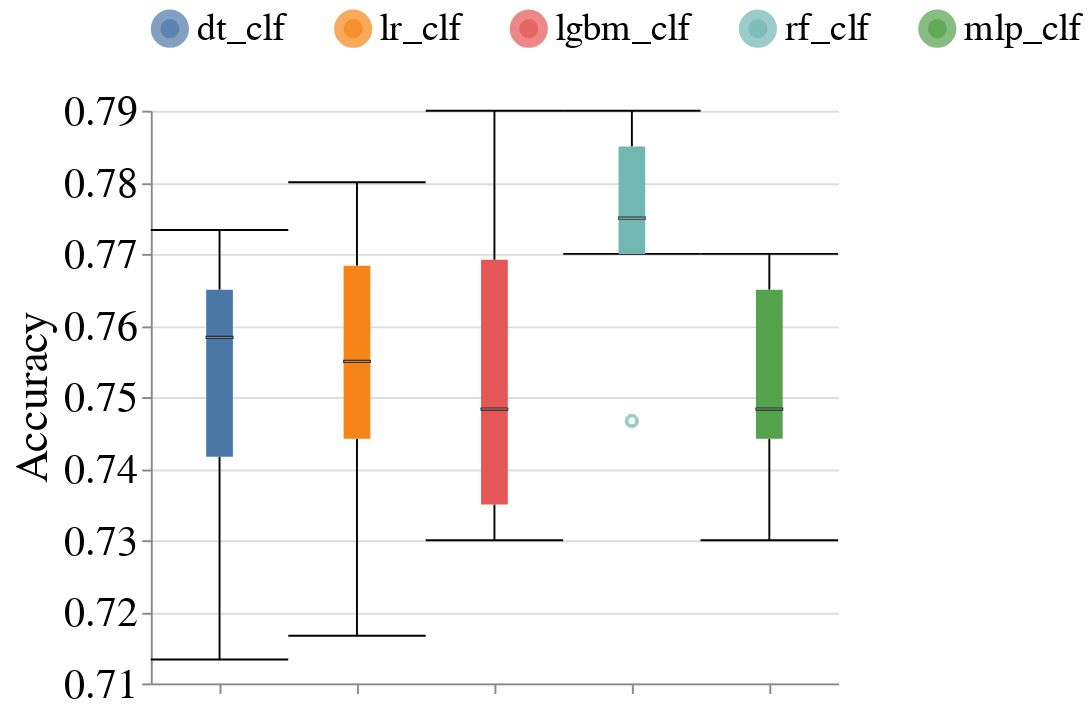

The cell this chart's notebook holds for it:
### Markdown cell above
### Overall Metrics

### Code cell
create_box_plots_for_diff_baseline_models(dataset_name=DATASET_NAME,
                                          metric_name='Accuracy',
                                          db_client=db_client)

### Figure 1 — Vega-Lite specification as saved in the notebook (floating-point values rounded to 4 significant figures)
{"config": {"view": {"continuousWidth": 400, "continuousHeight": 300, "stroke": null}, "axis": {"labelFontSize": 22, "labelFontWeight": "normal", "titleFontSize": 24, "titleFontWeight": "normal"}, "facet": {"spacing": 10}, "header": {"labelFontSize": 20, "labelOrient": "bottom", "labelPadding": 5, "titleFontSize": 20}, "legend": {"columns": 5, "direction": "horizontal", "labelFontSize": 20, "labelLimit": 400, "orient": "top", "symbolStrokeWidth": 10, "titleAnchor": "middle", "titleFontSize": 22, "titleLimit": 300}, "title": {"fontSize": 20}}, "data": {"name": "data-6c14ed5cd54f5e1f889b766d08db7643"}, "mark": {"type": "boxplot", "median": {"stroke": "black", "strokeWidth": 0.7}, "ticks": true}, "encoding": {"color": {"field": "Model_Name", "sort": ["dt_clf", "lr_clf", "lgbm_clf", "rf_clf", "mlp_clf"], "title": null, "type": "nominal"}, "x": {"axis": {"labels": false}, "field": "Model_Name", "sort": ["dt_clf", "lr_clf", "lgbm_clf", "rf_clf", "mlp_clf"], "title": null, "type": "nominal"}, "y": {"field": "Metric_Value", "scale": {"zero": false}, "title": "Accuracy", "type": "quantitative"}}, "width": 360, "$schema": "https://vega.github.io/schema/vega-lite/v4.17.0.json", "datasets": {"data-6c14ed5cd54f5e1f889b766d08db7643": [{"Dataset_Name": "german", "Null_Imputer_Name": "baseline", "Virny_Random_State": 100, "Model_Name": "dt_clf", "Subgroup": "overall", "Metric": "Accuracy", "Metric_Value": 0.7133}, {"Dataset_Name": "german", "Null_Imputer_Name": "baseline", "Virny_Random_State": 100, "Model_Name": "lr_clf", "Subgroup": "overall", "Metric": "Accuracy", "Metric_Value": 0.7167}, {"Dataset_Name": "german", "Null_Imputer_Name": "baseline", "Virny_Random_State": 200, "Model_Name": "lr_clf", "Subgroup": "overall", "Metric": "Accuracy", "Metric_Value": 0.7633}, {"Dataset_Name": "german", "Null_Imputer_Name": "baseline", "Virny_Random_State": 300, "Model_Name": "dt_clf", "Subgroup": "overall", "Metric": "Accuracy", "Metric_Value": 0.7733}, {"Dataset_Name": "german", "Null_Imputer_Name": "baseline", "Virny_Random_State": 200, "Model_Name": "dt_clf", "Subgroup": "overall", "Metric": "Accuracy", "Metric_Value": 0.7567}, {"Dataset_Name": "german", "Null_Imputer_Name": "baseline", "Virny_Random_State": 300, "Model_Name": "lr_clf", "Subgroup": "overall", "Metric": "Accuracy", "Metric_Value": 0.78}, {"Dataset_Name": "german", "Null_Imputer_Name": "baseline", "Virny_Random_State": 500, "Model_Name": "dt_clf", "Subgroup": "overall", "Metric": "Accuracy", "Metric_Value": 0.7367}, {"Dataset_Name": "german", "Null_Imputer_Name": "baseline", "Virny_Random_State": 400, "Model_Name": "dt_clf", "Subgroup": "overall", "Metric": "Accuracy", "Metric_Value": 0.7667}, {"Dataset_Name": "german", "Null_Imputer_Name": "baseline", "Virny_Random_State": 400, "Model_Name": "lr_clf", "Subgroup": "overall", "Metric": "Accuracy", "Metric_Value": 0.7433}, {"Dataset_Name": "german", "Null_Imputer_Name": "baseline", "Virny_Random_State": 600, "Model_Name": "dt_clf", "Subgroup": "overall", "Metric": "Accuracy", "Metric_Value": 0.76}, {"Dataset_Name": "german", "Null_Imputer_Name": "baseline", "Virny_Random_State": 500, "Model_Name": "lr_clf", "Subgroup": "overall", "Metric": "Accuracy", "Metric_Value": 0.7467}, {"Dataset_Name": "german", "Null_Imputer_Name": "baseline", "Virny_Random_State": 600, "Model_Name": "lr_clf", "Subgroup": "overall", "Metric": "Accuracy", "Metric_Value": 0.77}, {"Dataset_Name": "german", "Null_Imputer_Name": "baseline", "Virny_Random_State": 100, "Model_Name": "rf_clf", "Subgroup": "overall", "Metric": "Accuracy", "Metric_Value": 0.77}, {"Dataset_Name": "german", "Null_Imputer_Name": "baseline", "Virny_Random_State": 300, "Model_Name": "mlp_clf", "Subgroup": "overall", "Metric": "Accuracy", "Metric_Value": 0.77}, {"Dataset_Name": "german", "Null_Imputer_Name": "baseline", "Virny_Random_State": 200, "Model_Name": "rf_clf", "Subgroup": "overall", "Metric": "Accuracy", "Metric_Value": 0.78}, {"Dataset_Name": "german", "Null_Imputer_Name": "baseline", "Virny_Random_State": 400, "Model_Name": "mlp_clf", "Subgroup": "overall", "Metric": "Accuracy", "Metric_Value": 0.7433}, {"Dataset_Name": "german", "Null_Imputer_Name": "baseline", "Virny_Random_State": 300, "Model_Name": "rf_clf", "Subgroup": "overall", "Metric": "Accuracy", "Metric_Value": 0.7867}, {"Dataset_Name": "german", "Null_Imputer_Name": "baseline", "Virny_Random_State": 400, "Model_Name": "rf_clf", "Subgroup": "overall", "Metric": "Accuracy", "Metric_Value": 0.7467}, {"Dataset_Name": "german", "Null_Imputer_Name": "baseline", "Virny_Random_State": 100, "Model_Name": "mlp_clf", "Subgroup": "overall", "Metric": "Accuracy", "Metric_Value": 0.73}, {"Dataset_Name": "german", "Null_Imputer_Name": "baseline", "Virny_Random_State": 500, "Model_Name": "mlp_clf", "Subgroup": "overall", "Metric": "Accuracy", "Metric_Value": 0.75}, {"Dataset_Name": "german", "Null_Imputer_Name": "baseline", "Virny_Random_State": 500, "Model_Name": "rf_clf", "Subgroup": "overall", "Metric": "Accuracy", "Metric_Value": 0.77}, {"Dataset_Name": "german", "Null_Imputer_Name": "baseline", "Virny_Random_State": 600, "Model_Name": "rf_clf", "Subgroup": "overall", "Metric": "Accuracy", "Metric_Value": 0.79}, {"Dataset_Name": "german", "Null_Imputer_Name": "baseline", "Virny_Random_State": 200, "Model_Name": "mlp_clf", "Subgroup": "overall", "Metric": "Accuracy", "Metric_Value": 0.7467}, {"Dataset_Name": "german", "Null_Imputer_Name": "baseline", "Virny_Random_State": 600, "Model_Name": "mlp_clf", "Subgroup": "overall", "Metric": "Accuracy", "Metric_Value": 0.77}, {"Dataset_Name": "german", "Null_Imputer_Name": "baseline", "Virny_Random_State": 300, "Model_Name": "lgbm_clf", "Subgroup": "overall", "Metric": "Accuracy", "Metric_Value": 0.7733}, {"Dataset_Name": "german", "Null_Imputer_Name": "baseline", "Virny_Random_State": 100, "Model_Name": "lgbm_clf", "Subgroup": "overall", "Metric": "Accuracy", "Metric_Value": 0.7333}, {"Dataset_Name": "german", "Null_Imputer_Name": "baseline", "Virny_Random_State": 500, "Model_Name": "lgbm_clf", "Subgroup": "overall", "Metric": "Accuracy", "Metric_Value": 0.7567}, {"Dataset_Name": "german", "Null_Imputer_Name": "baseline", "Virny_Random_State": 400, "Model_Name": "lgbm_clf", "Subgroup": "overall", "Metric": "Accuracy", "Metric_Value": 0.73}, {"Dataset_Name": "german", "Null_Imputer_Name": "baseline", "Virny_Random_State": 200, "Model_Name": "lgbm_clf", "Subgroup": "overall", "Metric": "Accuracy", "Metric_Value": 0.79}, {"Dataset_Name": "german", "Null_Imputer_Name": "baseline", "Virny_Random_State": 600, "Model_Name": "lgbm_clf", "Subgroup": "overall", "Metric": "Accuracy", "Metric_Value": 0.74}]}}
